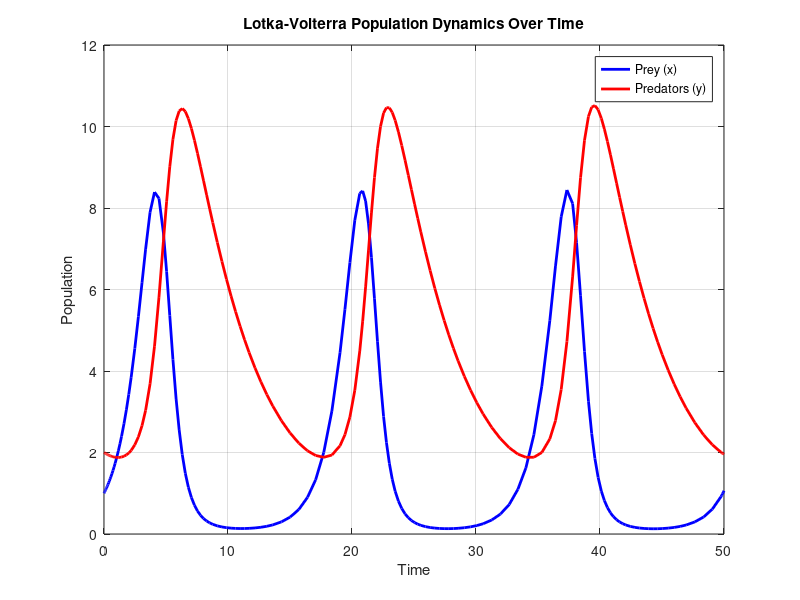

The MATLAB script that drew this image:
function [t, prey, predators] = lotka_volterra_model(params, plot_results)
%LOTKA_VOLTERRA_MODEL Simulates the Lotka-Volterra predator-prey dynamics
%
%       dx/dt = alpha*x - beta*x*y   (prey: growth - predation)
%       dy/dt = delta*beta*x*y - gamma*y  (predator: conversion of prey eaten - mortality)
%
%   Here delta is the predator food conversion efficiency (prey -> predator growth).
%   Prey consumed per unit time = beta*x*y; predator growth = delta * (prey consumed).
%
%   [t, prey, predators] = lotka_volterra_model()
%   [t, prey, predators] = lotka_volterra_model(params)
%       Uses custom parameters specified in struct:
%           params.alpha - prey growth rate (default: 1)
%           params.beta  - predation rate / search efficiency (default: 0.2)
%           params.delta - predator growth rate per prey eaten (conversion efficiency) (default: 0.5)
%           params.gamma - predator death rate (default: 0.2)
%           params.x0    - initial prey population (default: 1)
%           params.y0    - initial predator population (default: 2)
%           params.tspan - time span [t0, tf] (default: [0, 50])
%
%   [t, prey, predators] = lotka_volterra_model(params, plot_results)
%       Set plot_results = false to suppress plotting
%   Model:
%       dx/dt = alpha*x - beta*x*y   (prey)
%       dy/dt = delta*x*y - gamma*y  (predator)%   
%Example:
%       [t, prey, pred] = lotka_volterra_model();

    % Default parameters 
    if nargin < 1 || isempty(params)
        params = struct();
    end
    if nargin < 2
        plot_results = true;
    end
    
    % Set defaults for missing fields
    if ~isfield(params, 'alpha'), params.alpha = 1;       end
    if ~isfield(params, 'beta'),  params.beta = 0.2;      end
    if ~isfield(params, 'delta'), params.delta = 0.5;     end
    if ~isfield(params, 'gamma'), params.gamma = 0.2;     end
    if ~isfield(params, 'x0'),    params.x0 = 1;          end
    if ~isfield(params, 'y0'),    params.y0 = 2;          end
    if ~isfield(params, 'tspan'), params.tspan = [0 50];  end
    
    % Extract parameters
    alpha = params.alpha;
    beta = params.beta;
    delta = params.delta;
    gamma = params.gamma;
    P0 = [params.x0; params.y0];
    tspan = params.tspan;
    
    % Define Lotka-Volterra ODE system 
    % dy/dt = delta*beta*x*y - gamma*y  (predator growth = conversion efficiency * prey consumed)
    lv_ode = @(t, P) [alpha*P(1) - beta*P(1)*P(2);           % dx/dt (prey)
                      delta*beta*P(1)*P(2) - gamma*P(2)];   % dy/dt (predator)
    
    % Solve using ODE45
    [t, P] = ode45(lv_ode, tspan, P0);
    
    % Extract populations
    prey = P(:, 1);
    predators = P(:, 2);
    
    % Plot results
    if plot_results
        figure;
        plot(t, prey, 'b-', 'LineWidth', 2);
        hold on;
        plot(t, predators, 'r-', 'LineWidth', 2);
        xlabel('Time');
        ylabel('Population');
        legend('Prey (x)', 'Predators (y)');
        title('Lotka-Volterra Population Dynamics Over Time');
        xlim([0 50]);
        grid on;
        
        % Display parameters
        fprintf('Lotka-Volterra Parameters:\n');
        fprintf('  Prey growth rate (alpha) = %.4f\n', alpha);
        fprintf('  Predation rate (beta) = %.4f\n', beta);
        fprintf('  Predator growth rate (delta) = %.4f\n', delta);
        fprintf('  Predator death rate (gamma) = %.4f\n', gamma);
        fprintf('  Initial prey (x0) = %.4f, predators (y0) = %.4f\n', params.x0, params.y0);
    end
end
